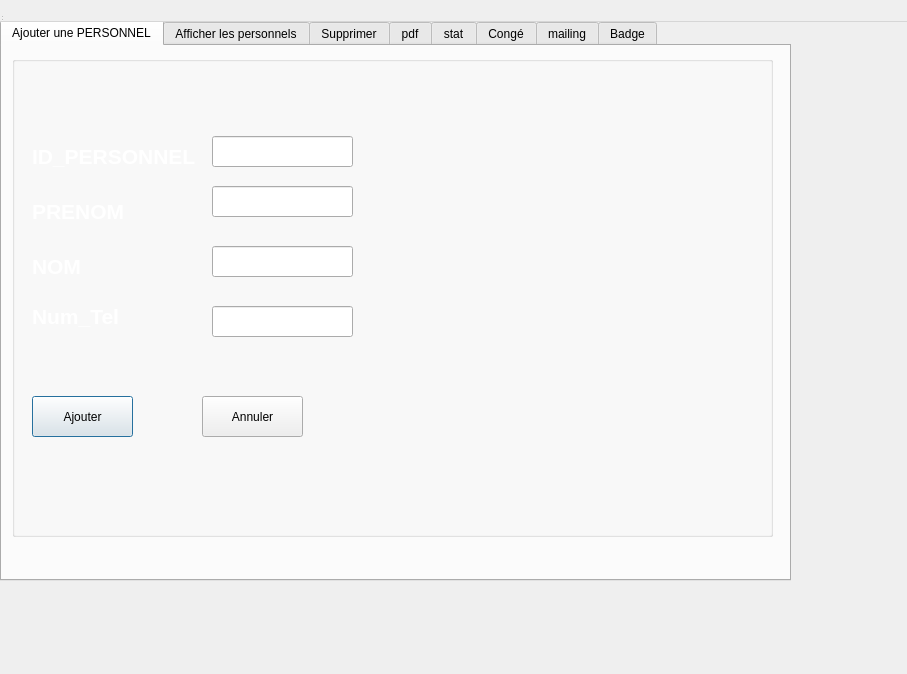
<?xml version="1.0" encoding="UTF-8"?>
<ui version="4.0">
 <class>gpersonnel</class>
 <widget class="QDialog" name="gpersonnel">
  <property name="geometry">
   <rect>
    <x>0</x>
    <y>0</y>
    <width>907</width>
    <height>674</height>
   </rect>
  </property>
  <property name="windowTitle">
   <string>MainWindow</string>
  </property>
  <widget class="QWidget" name="centralwidget">
   <widget class="QTabWidget" name="tabWidget">
    <property name="geometry">
     <rect>
      <x>0</x>
      <y>20</y>
      <width>791</width>
      <height>561</height>
     </rect>
    </property>
    <property name="styleSheet">
     <string notr="true">font: 75 12pt &quot;Roman&quot;;</string>
    </property>
    <property name="currentIndex">
     <number>0</number>
    </property>
    <widget class="QWidget" name="tab">
     <property name="mouseTracking">
      <bool>true</bool>
     </property>
     <attribute name="title">
      <string>Ajouter une PERSONNEL</string>
     </attribute>
     <widget class="QGroupBox" name="groupBox">
      <property name="geometry">
       <rect>
        <x>10</x>
        <y>10</y>
        <width>761</width>
        <height>481</height>
       </rect>
      </property>
      <property name="title">
       <string/>
      </property>
      <widget class="QLabel" name="background">
       <property name="geometry">
        <rect>
         <x>0</x>
         <y>0</y>
         <width>761</width>
         <height>481</height>
        </rect>
       </property>
       <property name="text">
        <string/>
       </property>
      </widget>
      <widget class="QPushButton" name="pushButton_Ajouter">
       <property name="geometry">
        <rect>
         <x>20</x>
         <y>340</y>
         <width>101</width>
         <height>41</height>
        </rect>
       </property>
       <property name="text">
        <string>Ajouter</string>
       </property>
       <property name="icon">
        <iconset>
         <normaloff>:/Ajouter.png</normaloff>:/Ajouter.png</iconset>
       </property>
      </widget>
      <widget class="QLabel" name="label_14">
       <property name="geometry">
        <rect>
         <x>20</x>
         <y>240</y>
         <width>121</width>
         <height>41</height>
        </rect>
       </property>
       <property name="text">
        <string>&lt;html&gt;&lt;head/&gt;&lt;body&gt;&lt;p&gt;&lt;span style=&quot; font-size:16pt; font-weight:600; color:#ffffff;&quot;&gt;Num_Tel&lt;/span&gt;&lt;/p&gt;&lt;/body&gt;&lt;/html&gt;</string>
       </property>
      </widget>
      <widget class="QLabel" name="label">
       <property name="geometry">
        <rect>
         <x>20</x>
         <y>80</y>
         <width>171</width>
         <height>41</height>
        </rect>
       </property>
       <property name="text">
        <string>&lt;html&gt;&lt;head/&gt;&lt;body&gt;&lt;p&gt;&lt;span style=&quot; font-size:16pt; font-weight:600; color:#ffffff;&quot;&gt;ID_PERSONNEL&lt;/span&gt;&lt;/p&gt;&lt;/body&gt;&lt;/html&gt;</string>
       </property>
      </widget>
      <widget class="QLineEdit" name="lineEdit_CAPACITE">
       <property name="geometry">
        <rect>
         <x>200</x>
         <y>190</y>
         <width>141</width>
         <height>31</height>
        </rect>
       </property>
      </widget>
      <widget class="QLineEdit" name="lineEdit_ID_AVION">
       <property name="enabled">
        <bool>true</bool>
       </property>
       <property name="geometry">
        <rect>
         <x>200</x>
         <y>80</y>
         <width>141</width>
         <height>31</height>
        </rect>
       </property>
      </widget>
      <widget class="QLineEdit" name="num_tel2">
       <property name="geometry">
        <rect>
         <x>200</x>
         <y>250</y>
         <width>141</width>
         <height>31</height>
        </rect>
       </property>
      </widget>
      <widget class="QLabel" name="label_10">
       <property name="geometry">
        <rect>
         <x>20</x>
         <y>130</y>
         <width>101</width>
         <height>51</height>
        </rect>
       </property>
       <property name="text">
        <string>&lt;html&gt;&lt;head/&gt;&lt;body&gt;&lt;p&gt;&lt;span style=&quot; font-size:16pt; font-weight:600; color:#ffffff;&quot;&gt;PRENOM&lt;/span&gt;&lt;/p&gt;&lt;/body&gt;&lt;/html&gt;</string>
       </property>
      </widget>
      <widget class="QLabel" name="label_12">
       <property name="geometry">
        <rect>
         <x>20</x>
         <y>190</y>
         <width>101</width>
         <height>41</height>
        </rect>
       </property>
       <property name="text">
        <string>&lt;html&gt;&lt;head/&gt;&lt;body&gt;&lt;p&gt;&lt;span style=&quot; font-size:16pt; font-weight:600; color:#ffffff;&quot;&gt;NOM&lt;/span&gt;&lt;/p&gt;&lt;/body&gt;&lt;/html&gt;</string>
       </property>
      </widget>
      <widget class="QPushButton" name="pushButton_Ajouter_2">
       <property name="geometry">
        <rect>
         <x>190</x>
         <y>340</y>
         <width>101</width>
         <height>41</height>
        </rect>
       </property>
       <property name="text">
        <string>Annuler</string>
       </property>
       <property name="icon">
        <iconset>
         <normaloff>:/Annuler.png</normaloff>:/Annuler.png</iconset>
       </property>
      </widget>
      <widget class="QLineEdit" name="lineEdit_TYPE">
       <property name="geometry">
        <rect>
         <x>200</x>
         <y>130</y>
         <width>141</width>
         <height>31</height>
        </rect>
       </property>
      </widget>
      <widget class="QLabel" name="logo1">
       <property name="geometry">
        <rect>
         <x>390</x>
         <y>80</y>
         <width>331</width>
         <height>211</height>
        </rect>
       </property>
       <property name="text">
        <string/>
       </property>
      </widget>
     </widget>
    </widget>
    <widget class="QWidget" name="tab_2">
     <attribute name="title">
      <string>Afficher les personnels</string>
     </attribute>
     <widget class="QLabel" name="background1">
      <property name="geometry">
       <rect>
        <x>0</x>
        <y>0</y>
        <width>791</width>
        <height>531</height>
       </rect>
      </property>
      <property name="text">
       <string/>
      </property>
     </widget>
     <widget class="QLabel" name="label_11">
      <property name="geometry">
       <rect>
        <x>420</x>
        <y>110</y>
        <width>111</width>
        <height>41</height>
       </rect>
      </property>
      <property name="text">
       <string>&lt;html&gt;&lt;head/&gt;&lt;body&gt;&lt;p&gt;&lt;span style=&quot; font-size:16pt; font-weight:600; color:#ffffff;&quot;&gt;prenom&lt;/span&gt;&lt;/p&gt;&lt;/body&gt;&lt;/html&gt;</string>
      </property>
     </widget>
     <widget class="QLineEdit" name="num_tel">
      <property name="geometry">
       <rect>
        <x>580</x>
        <y>220</y>
        <width>121</width>
        <height>31</height>
       </rect>
      </property>
     </widget>
     <widget class="QLineEdit" name="lineEdit_ID_AVION_2">
      <property name="geometry">
       <rect>
        <x>580</x>
        <y>70</y>
        <width>121</width>
        <height>31</height>
       </rect>
      </property>
     </widget>
     <widget class="QLineEdit" name="lineEdit_type">
      <property name="geometry">
       <rect>
        <x>580</x>
        <y>120</y>
        <width>121</width>
        <height>31</height>
       </rect>
      </property>
     </widget>
     <widget class="QPushButton" name="modifier">
      <property name="geometry">
       <rect>
        <x>450</x>
        <y>300</y>
        <width>121</width>
        <height>41</height>
       </rect>
      </property>
      <property name="text">
       <string>modifier</string>
      </property>
      <property name="icon">
       <iconset>
        <normaloff>:/Modifier.png</normaloff>:/Modifier.png</iconset>
      </property>
     </widget>
     <widget class="QTableView" name="tab_af">
      <property name="geometry">
       <rect>
        <x>20</x>
        <y>60</y>
        <width>311</width>
        <height>281</height>
       </rect>
      </property>
     </widget>
     <widget class="QComboBox" name="linecomboBox">
      <property name="geometry">
       <rect>
        <x>50</x>
        <y>400</y>
        <width>311</width>
        <height>30</height>
       </rect>
      </property>
      <property name="font">
       <font>
        <family>Roman</family>
        <pointsize>12</pointsize>
        <weight>9</weight>
        <italic>false</italic>
        <bold>false</bold>
       </font>
      </property>
      <item>
       <property name="text">
        <string>Trier Par :</string>
       </property>
      </item>
      <item>
       <property name="text">
        <string>ID_personnel (croissant)</string>
       </property>
      </item>
      <item>
       <property name="text">
        <string>ID_personnel (decroissant)</string>
       </property>
      </item>
      <item>
       <property name="text">
        <string>Nom (croissant)</string>
       </property>
      </item>
      <item>
       <property name="text">
        <string>Nom (decroissant)</string>
       </property>
      </item>
      <item>
       <property name="text">
        <string>Prenom (croissant)</string>
       </property>
      </item>
      <item>
       <property name="text">
        <string>Prenom (decroissant)</string>
       </property>
      </item>
      <item>
       <property name="text">
        <string>Num_Tel (croissant)</string>
       </property>
      </item>
      <item>
       <property name="text">
        <string>Num_Tel (decroissant)</string>
       </property>
      </item>
     </widget>
     <widget class="QPushButton" name="pushButton">
      <property name="geometry">
       <rect>
        <x>620</x>
        <y>390</y>
        <width>121</width>
        <height>31</height>
       </rect>
      </property>
      <property name="text">
       <string>Affiche</string>
      </property>
      <property name="icon">
       <iconset>
        <normaloff>:/Afficher.png</normaloff>:/Afficher.png</iconset>
      </property>
     </widget>
     <widget class="QLabel" name="label_6">
      <property name="geometry">
       <rect>
        <x>420</x>
        <y>70</y>
        <width>141</width>
        <height>31</height>
       </rect>
      </property>
      <property name="text">
       <string>&lt;html&gt;&lt;head/&gt;&lt;body&gt;&lt;p&gt;&lt;span style=&quot; font-size:16pt; font-weight:600; color:#ffffff;&quot;&gt;ID_personnel&lt;/span&gt;&lt;/p&gt;&lt;/body&gt;&lt;/html&gt;</string>
      </property>
     </widget>
     <widget class="QLabel" name="label_13">
      <property name="geometry">
       <rect>
        <x>420</x>
        <y>160</y>
        <width>121</width>
        <height>41</height>
       </rect>
      </property>
      <property name="text">
       <string>&lt;html&gt;&lt;head/&gt;&lt;body&gt;&lt;p&gt;&lt;span style=&quot; font-size:16pt; font-weight:600; color:#ffffff;&quot;&gt;nom&lt;/span&gt;&lt;/p&gt;&lt;/body&gt;&lt;/html&gt;</string>
      </property>
     </widget>
     <widget class="QLabel" name="label_7">
      <property name="geometry">
       <rect>
        <x>420</x>
        <y>210</y>
        <width>111</width>
        <height>51</height>
       </rect>
      </property>
      <property name="text">
       <string>&lt;html&gt;&lt;head/&gt;&lt;body&gt;&lt;p&gt;&lt;span style=&quot; font-size:16pt; font-weight:600; color:#ffffff;&quot;&gt;num tel&lt;/span&gt;&lt;/p&gt;&lt;/body&gt;&lt;/html&gt;</string>
      </property>
     </widget>
     <widget class="QLineEdit" name="lineEdit_capacite">
      <property name="geometry">
       <rect>
        <x>580</x>
        <y>170</y>
        <width>121</width>
        <height>31</height>
       </rect>
      </property>
     </widget>
     <widget class="QPushButton" name="pushButton_Ajouter_6">
      <property name="geometry">
       <rect>
        <x>610</x>
        <y>300</y>
        <width>121</width>
        <height>41</height>
       </rect>
      </property>
      <property name="text">
       <string>Annuler</string>
      </property>
      <property name="icon">
       <iconset>
        <normaloff>:/Annuler.png</normaloff>:/Annuler.png</iconset>
      </property>
     </widget>
    </widget>
    <widget class="QWidget" name="tab_3">
     <attribute name="title">
      <string>Supprimer</string>
     </attribute>
     <widget class="QLabel" name="background2">
      <property name="geometry">
       <rect>
        <x>0</x>
        <y>0</y>
        <width>791</width>
        <height>531</height>
       </rect>
      </property>
      <property name="text">
       <string/>
      </property>
     </widget>
     <widget class="QPushButton" name="pb_supprimer">
      <property name="geometry">
       <rect>
        <x>280</x>
        <y>280</y>
        <width>121</width>
        <height>41</height>
       </rect>
      </property>
      <property name="text">
       <string>Supprimer</string>
      </property>
      <property name="icon">
       <iconset>
        <normaloff>:/Supprimer.png</normaloff>:/Supprimer.png</iconset>
      </property>
     </widget>
     <widget class="QLabel" name="label_2">
      <property name="geometry">
       <rect>
        <x>180</x>
        <y>180</y>
        <width>171</width>
        <height>51</height>
       </rect>
      </property>
      <property name="text">
       <string>&lt;html&gt;&lt;head/&gt;&lt;body&gt;&lt;p&gt;&lt;span style=&quot; font-size:16pt; font-weight:600; color:#ffffff;&quot;&gt;ID personnel&lt;/span&gt;&lt;/p&gt;&lt;/body&gt;&lt;/html&gt;</string>
      </property>
     </widget>
     <widget class="QLineEdit" name="lineEdit_ID_AVION_3">
      <property name="geometry">
       <rect>
        <x>420</x>
        <y>190</y>
        <width>131</width>
        <height>31</height>
       </rect>
      </property>
     </widget>
     <widget class="QPushButton" name="pushButton_Ajouter_7">
      <property name="geometry">
       <rect>
        <x>460</x>
        <y>280</y>
        <width>111</width>
        <height>41</height>
       </rect>
      </property>
      <property name="text">
       <string>Annuler</string>
      </property>
      <property name="icon">
       <iconset>
        <normaloff>:/Annuler.png</normaloff>:/Annuler.png</iconset>
      </property>
     </widget>
    </widget>
    <widget class="QWidget" name="tab_6">
     <attribute name="title">
      <string>pdf</string>
     </attribute>
     <widget class="QLabel" name="background3">
      <property name="geometry">
       <rect>
        <x>0</x>
        <y>0</y>
        <width>791</width>
        <height>531</height>
       </rect>
      </property>
      <property name="text">
       <string/>
      </property>
     </widget>
     <widget class="QPushButton" name="pushButton_pdf">
      <property name="geometry">
       <rect>
        <x>650</x>
        <y>300</y>
        <width>111</width>
        <height>41</height>
       </rect>
      </property>
      <property name="text">
       <string>Imprimer</string>
      </property>
      <property name="icon">
       <iconset>
        <normaloff>:/Pdf.png</normaloff>:/Pdf.png</iconset>
      </property>
     </widget>
     <widget class="QLabel" name="label_8">
      <property name="geometry">
       <rect>
        <x>30</x>
        <y>69</y>
        <width>151</width>
        <height>31</height>
       </rect>
      </property>
      <property name="text">
       <string>&lt;html&gt;&lt;head/&gt;&lt;body&gt;&lt;p&gt;&lt;span style=&quot; font-size:16pt; font-weight:600; color:#ffffff;&quot;&gt;ID personnel&lt;/span&gt;&lt;/p&gt;&lt;/body&gt;&lt;/html&gt;</string>
      </property>
     </widget>
     <widget class="QTableView" name="tableView">
      <property name="geometry">
       <rect>
        <x>10</x>
        <y>150</y>
        <width>331</width>
        <height>371</height>
       </rect>
      </property>
     </widget>
     <widget class="QLineEdit" name="rechercher">
      <property name="geometry">
       <rect>
        <x>240</x>
        <y>69</y>
        <width>141</width>
        <height>31</height>
       </rect>
      </property>
     </widget>
     <widget class="QPushButton" name="pushButton_Ajouter_4">
      <property name="geometry">
       <rect>
        <x>650</x>
        <y>190</y>
        <width>111</width>
        <height>41</height>
       </rect>
      </property>
      <property name="text">
       <string>Annuler</string>
      </property>
      <property name="icon">
       <iconset>
        <normaloff>:/Annuler.png</normaloff>:/Annuler.png</iconset>
      </property>
     </widget>
     <widget class="QTextEdit" name="textEdit">
      <property name="geometry">
       <rect>
        <x>360</x>
        <y>150</y>
        <width>241</width>
        <height>371</height>
       </rect>
      </property>
     </widget>
    </widget>
    <widget class="QWidget" name="tab_5">
     <attribute name="title">
      <string>stat</string>
     </attribute>
     <widget class="QLabel" name="background4">
      <property name="geometry">
       <rect>
        <x>0</x>
        <y>0</y>
        <width>791</width>
        <height>531</height>
       </rect>
      </property>
      <property name="text">
       <string/>
      </property>
     </widget>
     <widget class="QLabel" name="STSAT">
      <property name="geometry">
       <rect>
        <x>0</x>
        <y>0</y>
        <width>591</width>
        <height>531</height>
       </rect>
      </property>
      <property name="text">
       <string/>
      </property>
     </widget>
     <widget class="QPushButton" name="pushButton_STSAT">
      <property name="geometry">
       <rect>
        <x>610</x>
        <y>70</y>
        <width>121</width>
        <height>31</height>
       </rect>
      </property>
      <property name="text">
       <string>Affiche</string>
      </property>
      <property name="icon">
       <iconset>
        <normaloff>:/Afficher.png</normaloff>:/Afficher.png</iconset>
      </property>
     </widget>
    </widget>
    <widget class="QWidget" name="tab_4">
     <attribute name="title">
      <string>Congé</string>
     </attribute>
     <widget class="QLabel" name="background5">
      <property name="geometry">
       <rect>
        <x>0</x>
        <y>0</y>
        <width>791</width>
        <height>531</height>
       </rect>
      </property>
      <property name="text">
       <string/>
      </property>
     </widget>
     <widget class="QLineEdit" name="date_debut">
      <property name="geometry">
       <rect>
        <x>280</x>
        <y>160</y>
        <width>161</width>
        <height>22</height>
       </rect>
      </property>
     </widget>
     <widget class="QLineEdit" name="date_retour">
      <property name="geometry">
       <rect>
        <x>250</x>
        <y>240</y>
        <width>181</width>
        <height>22</height>
       </rect>
      </property>
     </widget>
     <widget class="QPushButton" name="pushButton_7">
      <property name="geometry">
       <rect>
        <x>20</x>
        <y>370</y>
        <width>121</width>
        <height>28</height>
       </rect>
      </property>
      <property name="text">
       <string>ajouter</string>
      </property>
     </widget>
     <widget class="QPushButton" name="pb_supp1">
      <property name="geometry">
       <rect>
        <x>150</x>
        <y>370</y>
        <width>141</width>
        <height>31</height>
       </rect>
      </property>
      <property name="text">
       <string>supprimer</string>
      </property>
     </widget>
     <widget class="QPushButton" name="pushButton_9">
      <property name="geometry">
       <rect>
        <x>20</x>
        <y>430</y>
        <width>191</width>
        <height>31</height>
       </rect>
      </property>
      <property name="text">
       <string>afficher_congés</string>
      </property>
     </widget>
     <widget class="QPushButton" name="pushButton_5">
      <property name="geometry">
       <rect>
        <x>240</x>
        <y>430</y>
        <width>171</width>
        <height>28</height>
       </rect>
      </property>
      <property name="text">
       <string>confirmer</string>
      </property>
     </widget>
     <widget class="QLineEdit" name="ID_cong">
      <property name="geometry">
       <rect>
        <x>210</x>
        <y>100</y>
        <width>191</width>
        <height>22</height>
       </rect>
      </property>
     </widget>
     <widget class="QPushButton" name="pushButton_10">
      <property name="geometry">
       <rect>
        <x>300</x>
        <y>370</y>
        <width>131</width>
        <height>28</height>
       </rect>
      </property>
      <property name="text">
       <string>refuser</string>
      </property>
     </widget>
     <widget class="QTableView" name="aff_cong">
      <property name="geometry">
       <rect>
        <x>450</x>
        <y>60</y>
        <width>321</width>
        <height>271</height>
       </rect>
      </property>
     </widget>
    </widget>
    <widget class="QWidget" name="tab_8">
     <attribute name="title">
      <string>mailing</string>
     </attribute>
     <widget class="QLabel" name="background6">
      <property name="geometry">
       <rect>
        <x>0</x>
        <y>0</y>
        <width>791</width>
        <height>531</height>
       </rect>
      </property>
      <property name="text">
       <string/>
      </property>
     </widget>
     <widget class="QPushButton" name="pushButton_mail">
      <property name="geometry">
       <rect>
        <x>592</x>
        <y>477</y>
        <width>121</width>
        <height>41</height>
       </rect>
      </property>
      <property name="text">
       <string>send mail</string>
      </property>
     </widget>
     <widget class="QLineEdit" name="sub">
      <property name="geometry">
       <rect>
        <x>170</x>
        <y>120</y>
        <width>191</width>
        <height>22</height>
       </rect>
      </property>
     </widget>
     <widget class="QTextEdit" name="textEdit_mail">
      <property name="geometry">
       <rect>
        <x>140</x>
        <y>180</y>
        <width>631</width>
        <height>281</height>
       </rect>
      </property>
     </widget>
     <widget class="QLabel" name="label_5">
      <property name="geometry">
       <rect>
        <x>10</x>
        <y>250</y>
        <width>151</width>
        <height>51</height>
       </rect>
      </property>
      <property name="text">
       <string>&lt;html&gt;&lt;head/&gt;&lt;body&gt;&lt;p&gt;&lt;span style=&quot; font-size:16pt; font-weight:600; color:#ffffff;&quot;&gt;messege&lt;/span&gt;&lt;/p&gt;&lt;/body&gt;&lt;/html&gt;</string>
      </property>
     </widget>
     <widget class="QLabel" name="label_4">
      <property name="geometry">
       <rect>
        <x>30</x>
        <y>100</y>
        <width>171</width>
        <height>51</height>
       </rect>
      </property>
      <property name="text">
       <string>&lt;html&gt;&lt;head/&gt;&lt;body&gt;&lt;p&gt;&lt;span style=&quot; font-size:16pt; font-weight:600; color:#ffffff;&quot;&gt;subject&lt;/span&gt;&lt;/p&gt;&lt;/body&gt;&lt;/html&gt;</string>
      </property>
     </widget>
     <widget class="QLineEdit" name="rec">
      <property name="geometry">
       <rect>
        <x>170</x>
        <y>40</y>
        <width>191</width>
        <height>22</height>
       </rect>
      </property>
     </widget>
     <widget class="QLabel" name="label_3">
      <property name="geometry">
       <rect>
        <x>30</x>
        <y>30</y>
        <width>171</width>
        <height>51</height>
       </rect>
      </property>
      <property name="text">
       <string>&lt;html&gt;&lt;head/&gt;&lt;body&gt;&lt;p&gt;&lt;span style=&quot; font-size:16pt; font-weight:600; color:#ffffff;&quot;&gt;reciver&lt;/span&gt;&lt;/p&gt;&lt;/body&gt;&lt;/html&gt;</string>
      </property>
     </widget>
    </widget>
    <widget class="QWidget" name="tab_7">
     <attribute name="title">
      <string>Badge</string>
     </attribute>
     <widget class="QLabel" name="background7">
      <property name="geometry">
       <rect>
        <x>0</x>
        <y>0</y>
        <width>791</width>
        <height>531</height>
       </rect>
      </property>
      <property name="text">
       <string/>
      </property>
     </widget>
     <widget class="QLineEdit" name="prenom_arduino">
      <property name="geometry">
       <rect>
        <x>260</x>
        <y>290</y>
        <width>191</width>
        <height>22</height>
       </rect>
      </property>
     </widget>
     <widget class="QLineEdit" name="solde_arduino">
      <property name="geometry">
       <rect>
        <x>260</x>
        <y>380</y>
        <width>191</width>
        <height>22</height>
       </rect>
      </property>
     </widget>
     <widget class="QLineEdit" name="nom_arduino">
      <property name="geometry">
       <rect>
        <x>260</x>
        <y>200</y>
        <width>191</width>
        <height>22</height>
       </rect>
      </property>
     </widget>
     <widget class="QLineEdit" name="id_arduino">
      <property name="geometry">
       <rect>
        <x>260</x>
        <y>120</y>
        <width>191</width>
        <height>22</height>
       </rect>
      </property>
     </widget>
     <widget class="QPushButton" name="ajout_arduino">
      <property name="geometry">
       <rect>
        <x>570</x>
        <y>140</y>
        <width>121</width>
        <height>28</height>
       </rect>
      </property>
      <property name="text">
       <string>ajouter</string>
      </property>
     </widget>
     <widget class="QPushButton" name="effacer_arduino">
      <property name="geometry">
       <rect>
        <x>570</x>
        <y>230</y>
        <width>121</width>
        <height>28</height>
       </rect>
      </property>
      <property name="text">
       <string>effacer</string>
      </property>
     </widget>
     <widget class="QPushButton" name="modifier_arduino">
      <property name="geometry">
       <rect>
        <x>570</x>
        <y>320</y>
        <width>121</width>
        <height>28</height>
       </rect>
      </property>
      <property name="text">
       <string>modifier</string>
      </property>
     </widget>
    </widget>
   </widget>
  </widget>
  <widget class="QMenuBar" name="menubar">
   <property name="geometry">
    <rect>
     <x>0</x>
     <y>0</y>
     <width>907</width>
     <height>22</height>
    </rect>
   </property>
  </widget>
  <widget class="QStatusBar" name="statusbar"/>
 </widget>
 <resources>
  <include location="Bottons/botons.qrc"/>
  <include location="Bottons/botons.qrc"/>
 </resources>
 <connections>
  <connection>
   <sender>pushButton_Ajouter_7</sender>
   <signal>clicked()</signal>
   <receiver>lineEdit_ID_AVION_3</receiver>
   <slot>clear()</slot>
   <hints>
    <hint type="sourcelabel">
     <x>533</x>
     <y>368</y>
    </hint>
    <hint type="destinationlabel">
     <x>518</x>
     <y>272</y>
    </hint>
   </hints>
  </connection>
  <connection>
   <sender>pushButton_Ajouter_2</sender>
   <signal>clicked()</signal>
   <receiver>lineEdit_ID_AVION</receiver>
   <slot>clear()</slot>
   <hints>
    <hint type="sourcelabel">
     <x>226</x>
     <y>427</y>
    </hint>
    <hint type="destinationlabel">
     <x>261</x>
     <y>179</y>
    </hint>
   </hints>
  </connection>
  <connection>
   <sender>pushButton_Ajouter_4</sender>
   <signal>clicked()</signal>
   <receiver>rechercher</receiver>
   <slot>clear()</slot>
   <hints>
    <hint type="sourcelabel">
     <x>756</x>
     <y>277</y>
    </hint>
    <hint type="destinationlabel">
     <x>332</x>
     <y>148</y>
    </hint>
   </hints>
  </connection>
  <connection>
   <sender>pushButton_Ajouter_2</sender>
   <signal>clicked()</signal>
   <receiver>lineEdit_CAPACITE</receiver>
   <slot>clear()</slot>
   <hints>
    <hint type="sourcelabel">
     <x>262</x>
     <y>440</y>
    </hint>
    <hint type="destinationlabel">
     <x>273</x>
     <y>286</y>
    </hint>
   </hints>
  </connection>
  <connection>
   <sender>pushButton_Ajouter_2</sender>
   <signal>clicked()</signal>
   <receiver>lineEdit_TYPE</receiver>
   <slot>clear()</slot>
   <hints>
    <hint type="sourcelabel">
     <x>235</x>
     <y>442</y>
    </hint>
    <hint type="destinationlabel">
     <x>248</x>
     <y>225</y>
    </hint>
   </hints>
  </connection>
  <connection>
   <sender>pushButton_Ajouter_6</sender>
   <signal>clicked()</signal>
   <receiver>lineEdit_type</receiver>
   <slot>clear()</slot>
   <hints>
    <hint type="sourcelabel">
     <x>701</x>
     <y>388</y>
    </hint>
    <hint type="destinationlabel">
     <x>667</x>
     <y>200</y>
    </hint>
   </hints>
  </connection>
  <connection>
   <sender>pushButton_Ajouter_2</sender>
   <signal>clicked()</signal>
   <receiver>num_tel2</receiver>
   <slot>clear()</slot>
   <hints>
    <hint type="sourcelabel">
     <x>302</x>
     <y>443</y>
    </hint>
    <hint type="destinationlabel">
     <x>300</x>
     <y>350</y>
    </hint>
   </hints>
  </connection>
  <connection>
   <sender>pushButton_Ajouter_6</sender>
   <signal>clicked()</signal>
   <receiver>num_tel</receiver>
   <slot>clear()</slot>
   <hints>
    <hint type="sourcelabel">
     <x>726</x>
     <y>376</y>
    </hint>
    <hint type="destinationlabel">
     <x>680</x>
     <y>305</y>
    </hint>
   </hints>
  </connection>
  <connection>
   <sender>pushButton_Ajouter_6</sender>
   <signal>clicked()</signal>
   <receiver>lineEdit_capacite</receiver>
   <slot>clear()</slot>
   <hints>
    <hint type="sourcelabel">
     <x>672</x>
     <y>387</y>
    </hint>
    <hint type="destinationlabel">
     <x>675</x>
     <y>248</y>
    </hint>
   </hints>
  </connection>
  <connection>
   <sender>pushButton</sender>
   <signal>clicked()</signal>
   <receiver>lineEdit_ID_AVION_2</receiver>
   <slot>clear()</slot>
   <hints>
    <hint type="sourcelabel">
     <x>711</x>
     <y>475</y>
    </hint>
    <hint type="destinationlabel">
     <x>654</x>
     <y>151</y>
    </hint>
   </hints>
  </connection>
 </connections>
</ui>
